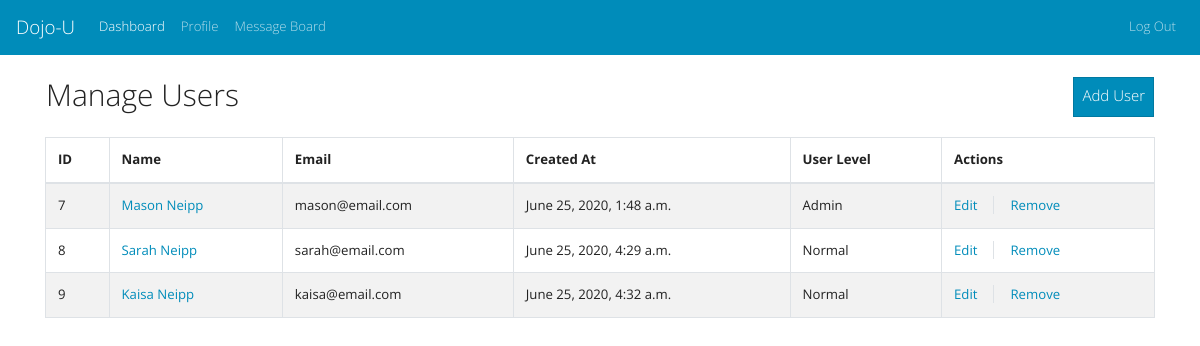
The page /dashboard/ (signed in) on the database as committed earlier.
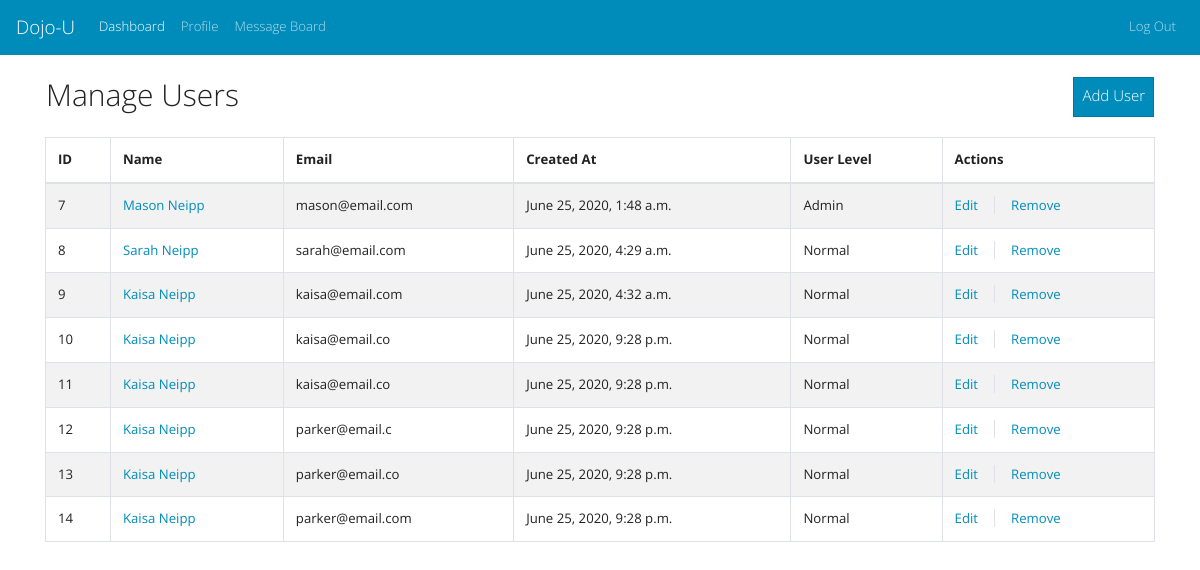
The same page on the database as committed later.
### login_app/models.py (models this page shows, shortened)
class User(models.Model):
    first_name = models.CharField(max_length=255)
    last_name = models.CharField(max_length=255)
    email = models.CharField(max_length=255)
    password = models.CharField(max_length=255)
    user_level_choices =[
        (0,"Normal"),
        (9,"Admin")
    ]
    description = models.TextField(null=True)
    user_level = models.IntegerField(choices=user_level_choices, default=0)
    created_at = models.DateTimeField(auto_now_add=True)
    edited_at = models.DateTimeField(auto_now=True)
    objects = userManager()

### dashboard_app/views.py (the view)
# urls.py: path('dashboard/',db_views.dashboard, name="dashboard"),
def dashboard(request):
    if "user_id" not in request.session:
        return redirect(reverse('register'))
    context={
        "users": User.objects.all(),
        "logged_user": User.objects.get(id=request.session['user_id']),
    }
    return render(request, "dashboard.html", context)

### dashboard_app/templates/dashboard.html (shortened to what this page needs)
<!DOCTYPE html>
<html lang="en">
<head>
  <link href="https://stackpath.bootstrapcdn.com/bootswatch/4.5.0/yeti/bootstrap.min.css" rel="stylesheet"
>
</head>
<body>
  <nav class="navbar navbar-expand-lg navbar-dark bg-primary justify-content-">
    <a class="navbar-brand">Dojo-U</a>
    <div class="collapse navbar-collapse" id="navbarColor01">
        <div class="navbar-nav mr-auto">
            <a class="nav-link nav-item active disabled" href="{% url 'dashboard' %}">Dashboard</a>
            <a class="nav-link nav-item" href="{% url 'profile' %}">Profile</a>
            <a class="nav-link nav-item" href="{% url 'message_board' logged_user.id %}">Message Board</a>
        </div>
        <div class="navbar-nav ml-auto">
            <a class="nav-link nav-item" href="{% url 'logout' %}">Log Out</a>
        </div>
    </div>
</nav>
    <br>
    <div class="container">
      <div class="row d-flex">
        {% if logged_user.user_level == 9 %}
        <h2 class="mb-4 ml-3">Manage Users</h2>
          <a href="{% url 'new_user' %}" class="btn btn-primary ml-auto mr-3"  style="height:40px">Add User</a>
        {% else %}
        <h2 class="mb-4 ml-3">All Users</h2>
        {% endif %}
      </div>
        <table class="table table-responsive-sm table-striped table-bordered">
            <thead>
                <tr>
                    <th>ID</th>
                    <th>Name</th>
                    <th>Email</th>
                    <th>Created At</th>
                    <th>User Level</th>
                    {% if logged_user.user_level == 9 %}
                      <th>Actions</th>
                    {% endif %}
                </tr>
            </thead>
            <tbody>
              {% for user in users %}
                <tr>
                    <td>{{user.id}}</td>
                    <td><a href="{% url 'message_board' user.id %}">{{user.first_name}} {{user.last_name}}</a></td>
                    <td>{{user.email}}</td>
                    <td>{{user.created_at}}</td>
                    <td>{{user.get_user_level_display}}</td>
                    {% if logged_user.user_level == 9 %}
                    <td><a href="{% url 'edit_user' user.id %}" class="mr-3">Edit</a><a href=""class="border-left pl-3"data-toggle="modal"  data-target="#delete_user_{{user.id}}">Remove</a></td>
                    {% endif %}
                  </tr>
              {% endfor %}
            </tbody>
        </table>
    </div>
</body>
</html>

Rows that differ between the two databases and show on the page:
added User: id "10", first_name "Kaisa", last_name "Neipp", email "kaisa@email.co", created_at "June 25, 2020, 9:28 p.m.", user_level "Normal"
added User: id "11", first_name "Kaisa", last_name "Neipp", email "kaisa@email.co", created_at "June 25, 2020, 9:28 p.m.", user_level "Normal"
added User: id "12", first_name "Kaisa", last_name "Neipp", email "parker@email.c", created_at "June 25, 2020, 9:28 p.m.", user_level "Normal"
added User: id "13", first_name "Kaisa", last_name "Neipp", email "parker@email.co", created_at "June 25, 2020, 9:28 p.m.", user_level "Normal"
added User: id "14", first_name "Kaisa", last_name "Neipp", email "parker@email.com", created_at "June 25, 2020, 9:28 p.m.", user_level "Normal"
